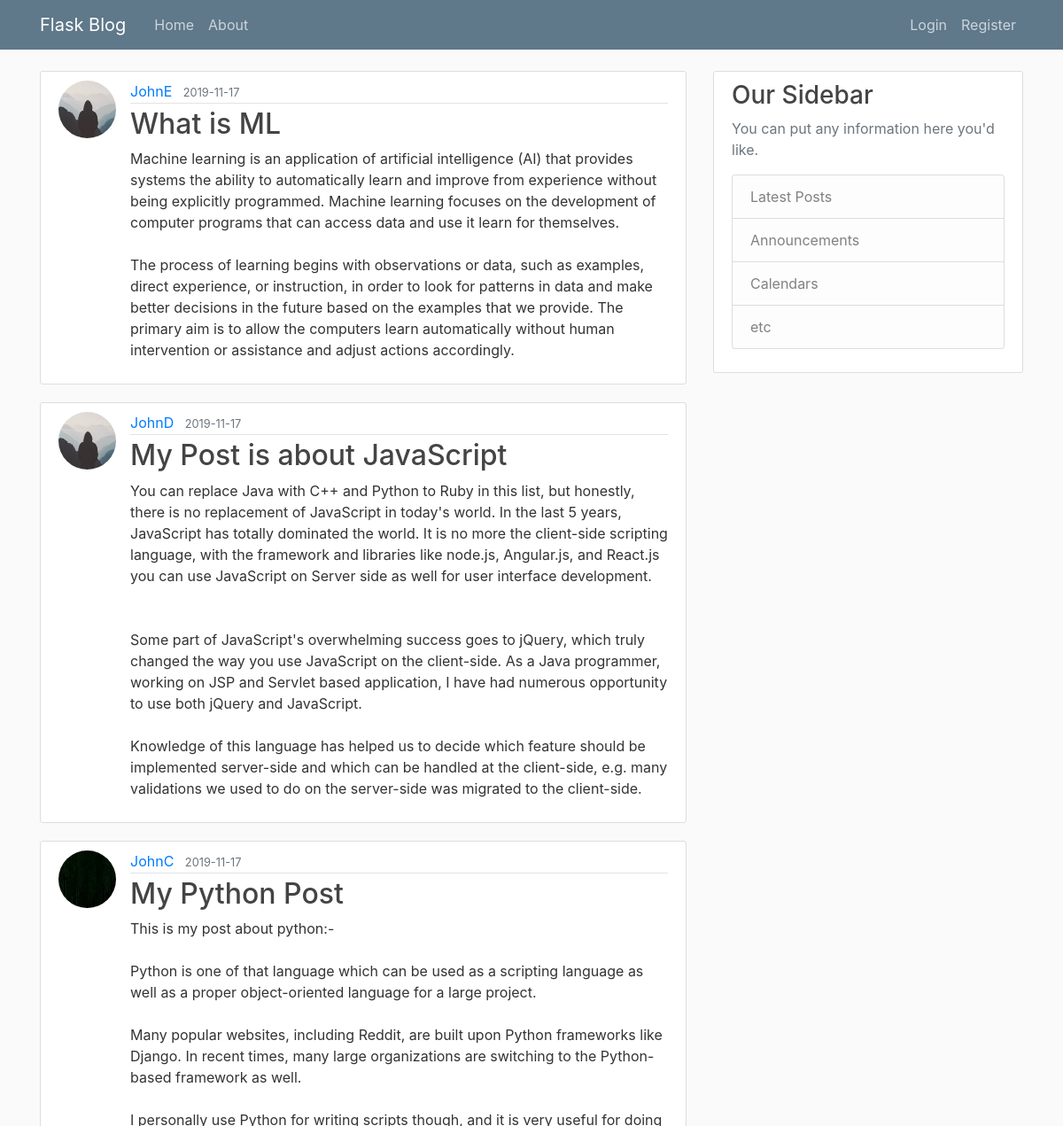
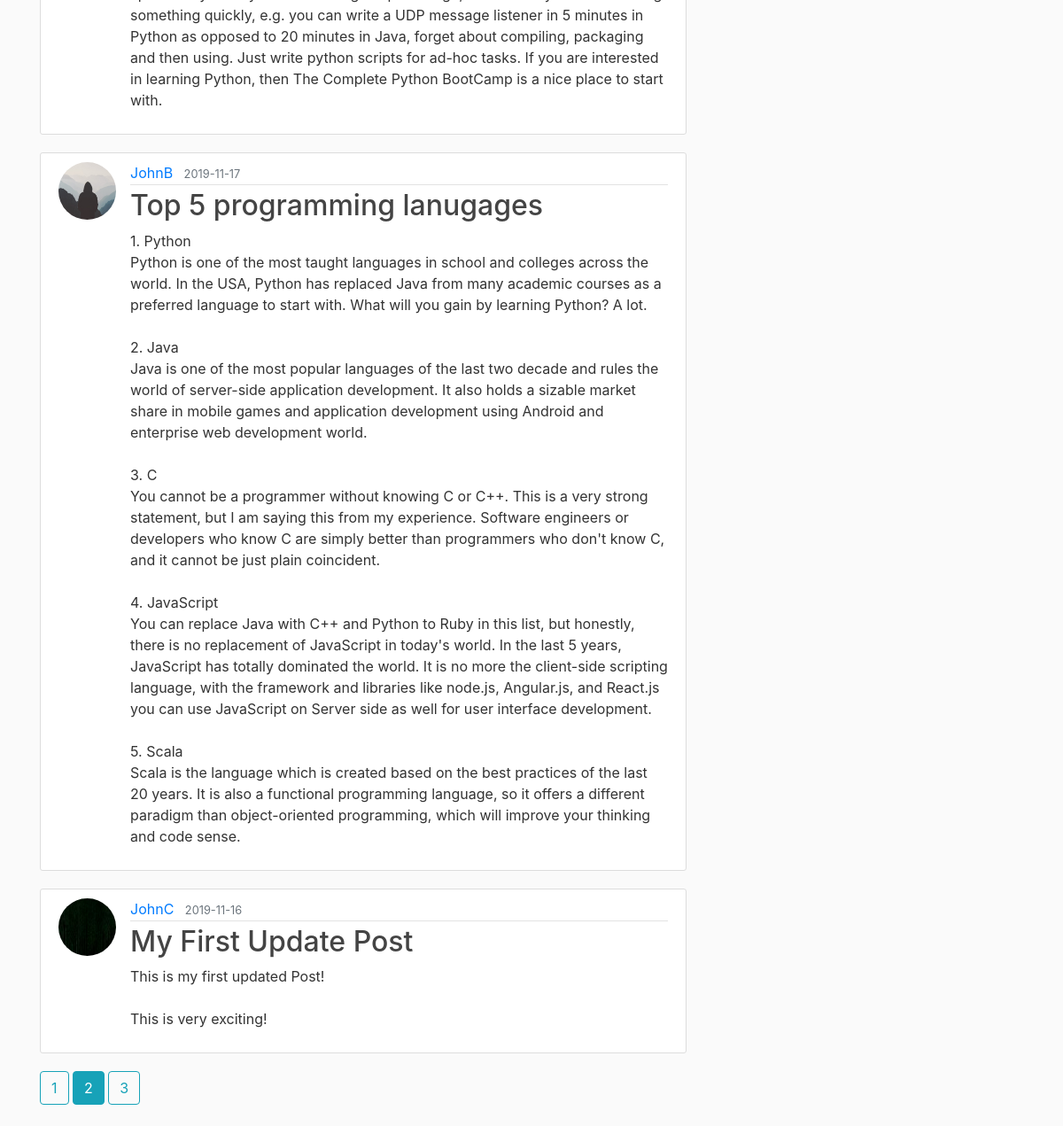
The page /home?page=2 on the database its author committed (2 pictures, top to bottom).
### flaskblog/models.py (models this page shows, shortened)
class Post(db.Model):
    id = db.Column(db.Integer, primary_key=True)
    title = db.Column(db.String(100), nullable=False)
    date_posted = db.Column(db.DateTime, nullable=False, default=datetime.utcnow)
    content = db.Column(db.Text, nullable=False)
    user_id= db.Column(db.Integer, db.ForeignKey('user.id'), nullable=False)

class User(db.Model, UserMixin):
    id = db.Column(db.Integer, primary_key=True)
    username = db.Column(db.String(20), unique=True, nullable=False)
    email = db.Column(db.String(120), unique=True, nullable=False)
    image_file = db.Column(db.String(20), nullable=False, default='default.jpg')
    password = db.Column(db.String(60), nullable=False)
    posts = db.relationship('Post', backref='author', lazy=True)

### flaskblog/routes.py (the view)
@app.route("/")
@app.route("/home")
def home():
    page = request.args.get('page', 1, type=int)
    posts = Post.query.order_by(Post.date_posted.desc()).paginate(page=page, per_page=5)
    return render_template("home.html", posts=posts)

### flaskblog/templates/home.html
{% extends "layout.html" %}
{% block content %}
{% for post in posts.items %}
<article class="media content-section">
    <img class="rounded-circle article-img" src="{{ url_for('static', filename='profile_pics/' + post.author.image_file) }}">
    <div class="media-body">
        <div class="article-metadata">
            <a class="mr-2" href="{{ url_for('user_posts', username=post.author.username) }}">{{ post.author.username }}</a>
            <small class="text-muted">{{ post.date_posted.strftime('%Y-%m-%d') }}</small>
        </div>
        <h2><a class="article-title" href="{{ url_for('post', post_id=post.id) }}">{{ post.title }}</a></h2>
        <p class="article-content">{{ post.content }}</p>
    </div>
</article>
{% endfor %}
{% for page_num in posts.iter_pages(left_edge=1, right_edge=1, left_current=1, right_current=2) %}
    {% if page_num %}
        {% if posts.page == page_num %}
            <a class="btn btn-info mb-4" href="{{ url_for('home', page=page_num) }}"> {{ page_num }} </a>
        {% else %}
        <a class="btn btn-outline-info mb-4" href="{{ url_for('home', page=page_num) }}"> {{ page_num }} </a>
        {% endif %}
    {% else %}
        ...
    {% endif %}
{% endfor %}
{% endblock content %}

### flaskblog/static/main.css (style rules this page uses)
body { background: #fafafa; color: #333333; margin-top: 5rem; }
h1, h2, h3, h4, h5, h6 { color: #444444; }
.content-section { background: #ffffff; padding: 10px 20px; border: 1px solid #dddddd; border-radius: 3px; margin-bottom: 20px; }
.article-title { color: #444444; }
.article-content { white-space: pre-line; }
.article-img { height: 65px; width: 65px; margin-right: 16px; }
.article-metadata { padding-bottom: 1px; margin-bottom: 4px; border-bottom: 1px solid #e3e3e3 }

### rows shown on the page
Post: image_file (placeholder picture), author.username "JohnE", date_posted "2019-11-17", title "What is ML", content "Machine learning is an application of artificial intelligence (AI) that provides systems the ability to automatically learn and improve from experience without being explicitly programmed. Machine learning focuses on the development of computer programs that can access data and use it learn for themselves. The process of learning begins with observations or data, such as examples, direct experience, or instruction, in order to look for patterns in data and make better decisions in the future based on the examples that we provide. The primary aim is to allow the computers learn automatically without human intervention or assistance and adjust actions accordingly."
Post: image_file (placeholder picture), author.username "JohnD", date_posted "2019-11-17", title "My Post is about JavaScript", content "You can replace Java with C++ and Python to Ruby in this list, but honestly, there is no replacement of JavaScript in today's world. In the last 5 years, JavaScript has totally dominated the world. It is no more the client-side scripting language, with the framework and libraries like node.js, Angular.js, and React.js you can use JavaScript on Server side as well for user interface development. Some part of JavaScript's overwhelming success goes to jQuery, which truly changed the way you use JavaScript on the client-side. As a Java programmer, working on JSP and Servlet based application, I have had numerous opportunity to use both jQuery and JavaScript. Knowledge of this language has…"
Post: image_file (picture), author.username "JohnC", date_posted "2019-11-17", title "My Python Post", content "This is my post about python:- Python is one of that language which can be used as a scripting language as well as a proper object-oriented language for a large project. Many popular websites, including Reddit, are built upon Python frameworks like Django. In recent times, many large organizations are switching to the Python-based framework as well. I personally use Python for writing scripts though, and it is very useful for doing something quickly, e.g. you can write a UDP message listener in 5 minutes in Python as opposed to 20 minutes in Java, forget about compiling, packaging and then using. Just write python scripts for ad-hoc tasks. If you are interested in learning Python, then The…"
Post: image_file (placeholder picture), author.username "JohnB", date_posted "2019-11-17", title "Top 5 programming lanugages", content "1. Python Python is one of the most taught languages in school and colleges across the world. In the USA, Python has replaced Java from many academic courses as a preferred language to start with. What will you gain by learning Python? A lot. 2. Java Java is one of the most popular languages of the last two decade and rules the world of server-side application development. It also holds a sizable market share in mobile games and application development using Android and enterprise web development world. 3. C You cannot be a programmer without knowing C or C++. This is a very strong statement, but I am saying this from my experience. Software engineers or developers who know C are simply…"
Post: image_file (picture), author.username "JohnC", date_posted "2019-11-16", title "My First Update Post", content "This is my first updated Post! This is very exciting!"

### other values the page prints
{{ page_num }} "1" "3"
{{ page_num }} "2"
